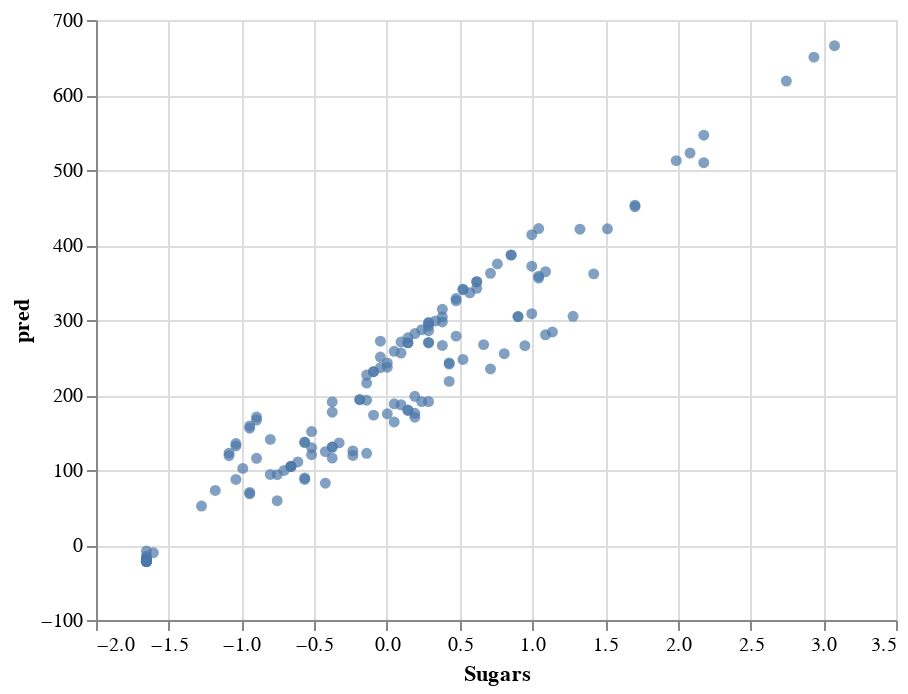

The notebook cell this image was saved under:
### Code cell
c1 = alt.Chart(df_drink2).mark_circle().encode(
    x = "Sugars",
    y = "pred"
)
c1

### Figure 1 — Vega-Lite specification as saved in the notebook (floating-point values rounded to 4 significant figures; data arrays with more than 128 entries replaced by an {"elided": "..."} marker saying what was removed)
{"config": {"view": {"continuousWidth": 400, "continuousHeight": 300}}, "data": {"name": "data-873c489d129e7f5fefa7c83a4308f814"}, "mark": "circle", "encoding": {"x": {"field": "Sugars", "type": "quantitative"}, "y": {"field": "pred", "type": "quantitative"}}, "$schema": "https://vega.github.io/schema/vega-lite/v4.17.0.json", "datasets": {"data-873c489d129e7f5fefa7c83a4308f814": {"elided": "146 records"}}}
